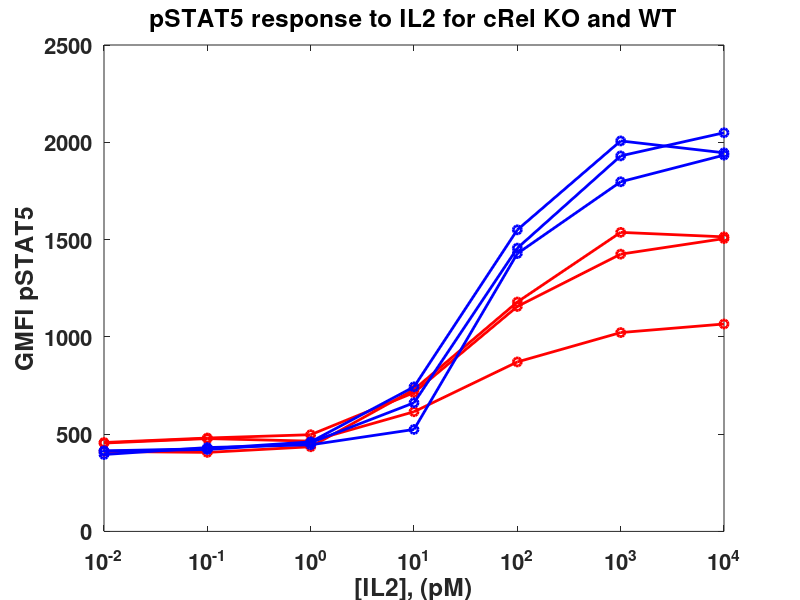
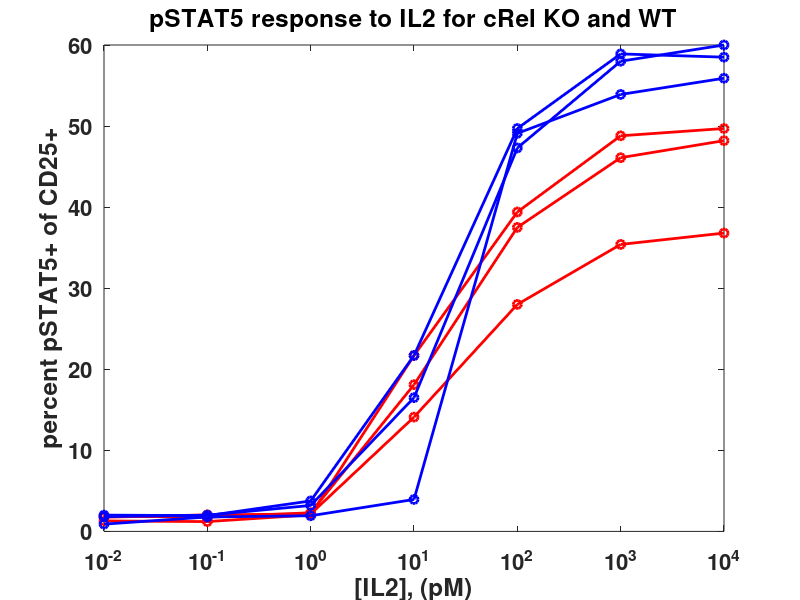

MATLAB code to generate these figures, in order:
%GMFI pSTAT5 of CD25+ compartment

KO1=[1514
1537
1179
729
435
406
411
414];

KO2=[1066
1022
871
615
464
477
454
486];

KO3=[1505
1425
1156
713
497
480
457
468];

WT1=[1934
1797
1428
524
445
431
395
405];

WT2=[1946
2007
1550
743
460
425
414
428];

WT3=[2049
1930
1456
661
456
421
412
424];

IL2=[10000 1000 100 10 1 0.1 0.01 0];

figure()
hold on
plot(IL2, KO1, '-ro', 'linewidth', 2)
plot(IL2, KO2, '-ro', 'linewidth', 2)
plot(IL2, KO3, '-ro', 'linewidth', 2)
plot(IL2, WT1, '-bo', 'linewidth', 2)
plot(IL2, WT2, '-bo', 'linewidth', 2)
plot(IL2, WT3, '-bo', 'linewidth', 2)
set(gcf, 'color', 'w')
set(gca, 'Fontsize', 16, 'Fontweight', 'bold', 'xscale', 'log')
ylabel('GMFI pSTAT5')
xlabel('[IL2], (pM)')
title('pSTAT5 response to IL2 for cRel KO and WT')
box on


%%
%percent pSTAT5 positive of CD25 compartment

KO1=[49.7
48.8
39.4
21.7
2.04
1.21
1.29
0.949];

KO2=[36.8
35.4
28
14.1
2.15
2.04
1.75
2.6];

KO3=[48.2
46.1
37.5
18.1
2.3
1.75
1.9
1.77];

WT1=[55.9
53.9
49.1
3.94
1.93
1.78
0.895
1.13];

WT2=[58.5
58.9
49.7
21.7
3.76
1.94
2.01
1.49];

WT3=[60
58
47.3
16.5
3.2
2
1.82
1.91];

IL2=[10000 1000 100 10 1 0.1 0.01 0];

figure()
hold on
plot(IL2, KO1, '-ro', 'linewidth', 2)
plot(IL2, KO2, '-ro', 'linewidth', 2)
plot(IL2, KO3, '-ro', 'linewidth', 2)
plot(IL2, WT1, '-bo', 'linewidth', 2)
plot(IL2, WT2, '-bo', 'linewidth', 2)
plot(IL2, WT3, '-bo', 'linewidth', 2)
set(gcf, 'color', 'w')
set(gca, 'Fontsize', 16, 'Fontweight', 'bold', 'xscale', 'log')
ylabel('percent pSTAT5+ of CD25+')
xlabel('[IL2], (pM)')
title('pSTAT5 response to IL2 for cRel KO and WT')
box on
